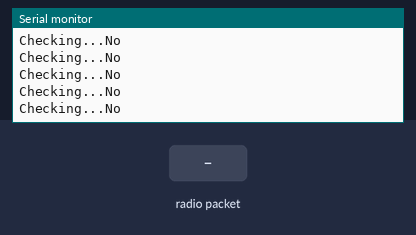
The sketch below on a simulated Arduino Uno, built with avr-gcc and run on an emulated ATmega328P. On the bench: the last lines printed to the serial monitor. The inputs (shaded band) are chosen by the test bench. No radio packets arrive unless stated.

Above: at 1.2 s.
1.3 s: radio packet "1" arrives
At 1.31 s:
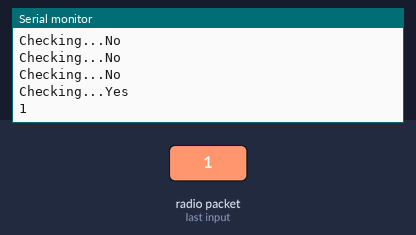
2.8 s: radio packet "2" arrives
At 2.82 s:
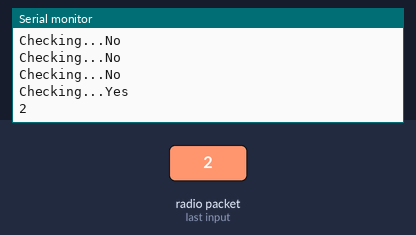
Timing chart, 0 to 5.8 s (numbered marks = the images above; inputs shaded):
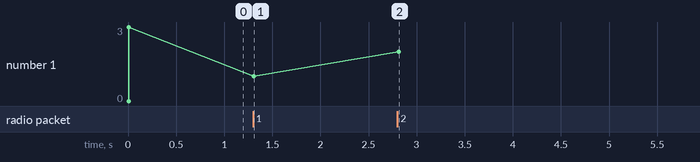

Measured:
- after the input at 1.3 s, the serial monitor: prints a new line at once (image 1)
- after the input at 2.8 s, the serial monitor: prints a new line at once (image 2)
- plotted number 1: 3 → 1 after the input at 1.3 s, 1 → 2 after the input at 2.8 s

The sketch:

Daloy_Receiver.ino
```cpp
#include <SPI.h>
#include <nRF24L01.h>
#include <RF24.h>

RF24 radio(7, 8);
const byte address[6] = "000001";

void setup() {
  Serial.begin(250000);
  radio.begin();
  radio.setAutoAck(false);
  radio.setDataRate(RF24_250KBPS);
  radio.openReadingPipe(0, address);
  radio.setPALevel(RF24_PA_MIN);
  radio.startListening();
  Serial.println(RF24_PA_MIN);
  Serial.println(RF24_PA_MAX);
}

void loop() {
  Serial.print("Checking...");
  if (radio.available()) {
    Serial.println("Yes");
    char text[32] = "";
    radio.read(&text, sizeof(text));
    Serial.println(text);
  } else {
    Serial.println("No");
  }
  delay(100);
}
```
